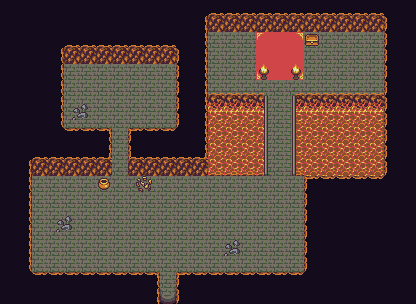

A level layout from a 2D game, rendered from its tile map. Below: a short description, then the map file with tile-grid data replaced by summaries:
An orthogonal 52x38 tile map with 8x8 px tiles, 3 tile layers (Ground, GroundDecoration, Obstacles), 2 tilesets and 3 objects.

<map version="1.0" orientation="orthogonal" renderorder="right-down" width="52" height="38" tilewidth="8" tileheight="8" nextobjectid="4">
 <tileset firstgid="1" source="../Tilesets/basictiles.tsx" />
 <tileset firstgid="481" name="characters" tilewidth="16" tileheight="16" tilecount="192" columns="12">
  <image source="../Tilesets/characters.png" width="192" height="256" />
 </tileset>
 <layer name="Ground" width="52" height="38">
  <data>[1976 cells, 1976 non-empty, 32 distinct tile ids]</data>
 </layer>
 <layer name="GroundDecoration" width="52" height="38">
  <data>[1976 cells, 258 non-empty, 36 distinct tile ids]</data>
 </layer>
 <layer name="Obstacles" width="52" height="38">
  <data>[1976 cells, 16 non-empty, 12 distinct tile ids]</data>
 </layer>
 <objectgroup name="Objects">
  <object id="1" gid="577" x="160" y="288" width="16" height="16">
   <properties>
    <property name="EntityToCreate" value="StartPoint" />
    <property name="Name" value="Entrance" />
   </properties>
  </object>
  <object id="2" gid="578" x="160" y="304" width="16" height="16">
   <properties>
    <property name="EntityToCreate" value="MapNavigationTrigger" />
    <property name="StartPointName" value="Mine" />
    <property name="TargetMap" value="Level1" />
   </properties>
  </object>
  <object id="3" gid="535" x="272" y="64" width="16" height="16">
   <properties>
    <property name="Animation" value="GhostAnimations" />
    <property name="Dialog" value="T_Ghost1" />
    <property name="EntityToCreate" value="Character" />
   </properties>
  </object>
 </objectgroup>
</map>
